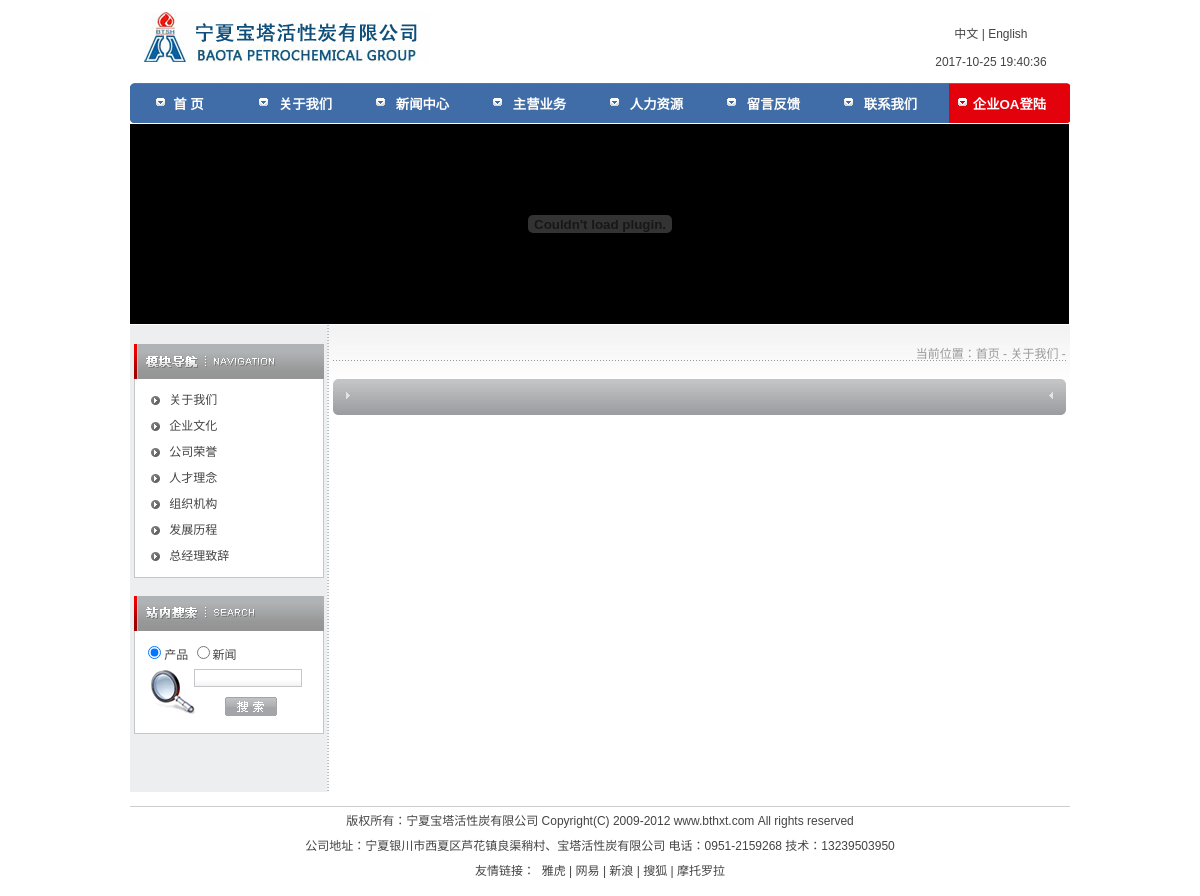
The app's page /about/about.php with its own data.
### tables this page shows
CREATE TABLE `layoutpic` (
  `id_layoutpic` int(11) NOT NULL auto_increment,
  `id_layout` int(11) NOT NULL,
  `id_hr` int(11) NOT NULL,
  `title` varchar(250) NOT NULL,
  `intro` text NOT NULL,
  `url` varchar(250) NOT NULL,
  `opicname` varchar(250) NOT NULL,
  `spicname` varchar(250) NOT NULL,
  `dele` int(1) NOT NULL default '1',
  `type` varchar(3) NOT NULL,
  `indate` datetime NOT NULL,
  `modate` datetime NOT NULL,
  `deldate` datetime NOT NULL,
  `browsecount` int(11) NOT NULL,
  PRIMARY KEY  (`id_layoutpic`)
);

CREATE TABLE `layout` (
  `id_layout` int(11) NOT NULL auto_increment,
  `lang` int(1) NOT NULL default '1',
  `title` varchar(250) NOT NULL,
  `url` text NOT NULL,
  `intro` text NOT NULL,
  `content` text NOT NULL,
  `openstat` int(1) NOT NULL default '1',
  PRIMARY KEY  (`id_layout`)
);

### www/inc/config.php (called while the page is built, shortened)
<?php
require_once("mysql.class.php");
$db_hostname="localhost";
$db_username="root";
$db_password="123456";
$db_database="website";
$objDB=new mysql($db_hostname,$db_username,$db_password,$db_database);
?>

### www/inc/mysql.class.php (called while the page is built, shortened)
<?php
class mysql{
	var $Conn="";
	var $Res="";
	function mysql($strHost,$strUser,$strPwd,$strDatabase){
		$this->Conn=mysql_connect($strHost,$strUser,$strPwd)
					 or die("Sorry,canot connect to database!");
		return $this->Conn;
	}
	function Execute($strSQL){
		$this->Res=mysql_query($strSQL,$this->Conn);
	}
	function fields(){
		$row =mysql_fetch_assoc($this->Res);
		return $row;
	}
}
?>

### www/inc/cn_header_core.php (called while the page is built, shortened)
<?php
$strSQL = "select name as title,id_newsdir,lang from newsdir where lang=1 and fatherid='15' and dele='1' and id_newsdir not in(21,22) order by ordernum desc  " ;
$objDB->Execute($strSQL);
$strSQL = "select  name as title,id_proddir,lang  from productdir where lang=1 and level=1 and dele=1 " ;
$objDB->Execute($strSQL);
$strSQL = "select opicname as pic from layoutpic  where id_layout='1' order by id_layoutpic asc limit 1" ;
$objDB->Execute($strSQL);
$global_logo=$objDB->fields();
$strSQL = "select content from layout  where id_layout='3'" ;
$objDB->Execute($strSQL);
$footer_BQ=$objDB->fields();
?>

### www/inc/cn_about_core.php (called while the page is built, shortened)
<?php
require "../inc/config.php";
$strSQL = "select content,title from pageset where id_pageset='".$_GET[pageid]."'" ;
$objDB->Execute($strSQL);
require "../inc/cn_header_core.php";
?>

### www/about/about.php (the view, shortened to what this page needs)
<?php
require "../inc/cn_about_core.php";
?>
<!DOCTYPE html PUBLIC "-//W3C//DTD XHTML 1.0 Transitional//EN" "http://www.w3.org/TR/xhtml1/DTD/xhtml1-transitional.dtd">
<html xmlns="http://www.w3.org/1999/xhtml">
<head>
<link href="../inc/css/public.css" rel="stylesheet" type="text/css" />
<link href="../inc/css/main.css" rel="stylesheet" type="text/css" />
</head>
<body>
<? require "../header.php"; ?>
<table width="940" border="0" align="center" cellpadding="0" cellspacing="0" >
  <tr>
    <td width="940" height="200" style="background:url(../inc/pics/banner_left_bg.gif) repeat-y right top; background-color:#000000"><? require "../subadv.php"; ?></td>
  </tr>
</table>
<table width="940" border="0" align="center" cellpadding="0" cellspacing="0" style="margin-top:1px; background:url(../inc/pics/main_bg.jpg) repeat-x;">
  <tr>
    <td width="230" align="left" valign="top" style="background:url(../inc/pics/left_bg.gif) repeat-y right;"><? require "leftmenu.php"; ?></td>
    <td width="773" align="center" valign="top"><table width="733" border="0" align="center" cellpadding="0" cellspacing="0" style="margin-top:19px;">
        <tr>
          <td colspan="2" style="background:url(../inc/pics/bg1.gif) repeat-x left bottom;"><table width="100%" border="0" cellspacing="0" cellpadding="0">
              <tr>
                <td width="100%" align="right" style="color:#999999"><img src="../inc/pics/arr6.gif" width="9" height="9" align="absmiddle" />&nbsp;当前位置：<a href="index.asp" class="agray">首页</a> - <a href="about.php?pageid=1" class="agray">关于我们</a> - <?=$aboutus[title];?></td>
              </tr>
            </table></td>
        </tr>
        <tr>
          <td height="18" colspan="2">&nbsp;</td>
        </tr>
        <tr>
          <td colspan="2" align="right"><table width="733" border="0" align="right" cellpadding="0" cellspacing="0">
              <tr>
                <td width="30" height="36"><img src="../inc/pics/title_bg1.gif" width="30" height="36" /></td>
                <td width="673" align="left" background="../inc/pics/title_bg_center.jpg" style="color:#000000; font-size:14px; font-weight:bold"><?=$aboutus[title];?></td>
                <td width="30"><img src="../inc/pics/title_bg2.gif" width="30" height="36" /></td>
              </tr>
              <tr>
                <td colspan="3">&nbsp;</td>
              </tr>
            </table></td>
        </tr>
        <tr>
          <td width="17" align="left" valign="top" style="color:#999999">&nbsp;</td>
          <td width="716" align="left" valign="top" style="color:#999999"><?=$aboutus[content];?></td>
        </tr>
        <tr>
          <td height="20" colspan="2">&nbsp;</td>
        </tr>
      </table></td>
  </tr>
</table>
<? require "../footer.php"; ?>
</body>
</html>

### www/header.php (shortened to what this page needs)
<table width="940" border="0" align="center" cellpadding="0" cellspacing="0">
  <tr>
    <td align="left" valign="top"><table width="100%" border="0">
      <tr>
        <td width="83%" height="80" rowspan="2" align="left"><a href="/"><img src="/upload/layout/<?=$global_logo[pic];?>" width="304" height="66"  border="0" /></a></td>
        <td width="17%" height="31" align="center" valign="bottom"><a href="/">中文</a> | <a href="/en/">English</a></td>
      </tr>
      <tr>
        <td height="29" align="center" valign="middle"><?php date_default_timezone_set('Asia/Shanghai');echo date("Y-m-d G:i:s")?></td>
      </tr>
      <tr>
        <td height="40" colspan="2" align="left" valign="top">
</td>
      </tr>
    </table></td>
  </tr>
</table>

### www/footer.php
<table width="940" border="0" align="center" cellpadding="0" cellspacing="0">
  <tr>
    <td height="60" align="left" valign="top"><table width="100%" border="0" cellspacing="0" cellpadding="0">
      <tr>
        <td align="left">&nbsp;</td>
      </tr>
      <tr>
        <td align="left" bgcolor="#CCCCCC" style="padding:0; height:1px;"></td>
      </tr>
      <tr>
        <td height="50" align="center" valign="top"><?=$footer_BQ[content];?></td>
        </tr>
    </table></td>
  </tr>
</table>

### www/inc/css/public.css (style rules this page uses)
body, td, th, select, textarea { font-size: 12px; color: #444444; font-family: Arial, Helvetica, sans-serif; }
body, form { margin:0; background-color:#fff }
table { border-collapse:collapse; }
a { color:#444444; text-decoration:none; }
.agray { color:#999999; }

### records on screen
layoutpic: opicname (picture)
layout: content "版权所有：宁夏宝塔活性炭有限公司 Copyright(C) 2009-2012 www.bthxt.com All rights reserved 公司地址：宁夏银川市西夏区芦花镇良渠稍村、宝塔活性炭有限公司 电话：0951-2159268 技术：13239503950 友情链接： 雅虎 | 网易 | 新浪 | 搜狐 | 摩托罗拉"
